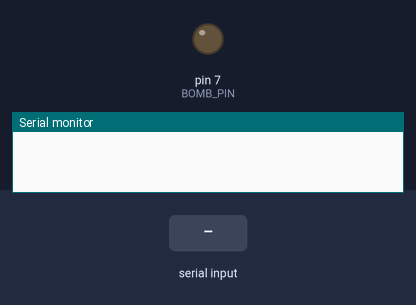
The sketch below on a simulated Arduino Uno, built with avr-gcc and run on an emulated ATmega328P. On the bench: output pins drawn as LEDs (lit = HIGH), the last lines printed to the serial monitor. Inputs (shaded band) come from the test bench.

Above: at 1.2 s.
1.3 s: "t" received over Serial
At 1.9 s:
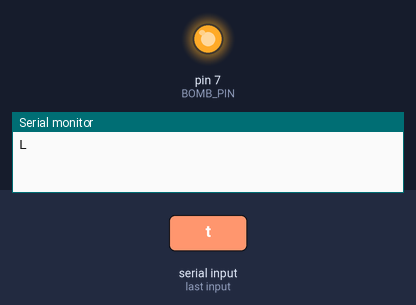
4.4 s: "o" received over Serial
At 5.5 s:
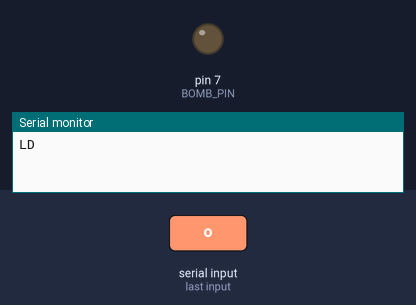
Timing chart, 0 to 7.4 s (numbered marks = the images above; inputs shaded):
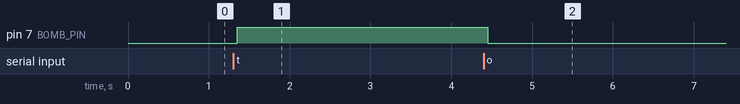

The sketch:

arduino_BD.ino
```cpp
/* Variables, includes and defines from sketch */
unsigned long lastTime = 0;
unsigned long delayMeasure = 2000;
unsigned long timeNow = 0;
char option;
int   humSoil, lum;
float tempAir, humAir;

#include "DHT.h"


#define DHTTYPE DHT11 // DHT 11
#define BOMB_PIN    7   // --> turnON/turnOff bomb;
#define DHT11_PIN   A0  // --> umidade e temperatura do ar
#define LDR_PIN     A3  // --> sensor de luminosidade
#define LM35_PIN    A4  // --> sensor de umidade do solo

/* Arduino Code to communicate and read sensores with Java */
DHT dht(DHT11_PIN, DHTTYPE);

void setup() {
  Serial.begin(9600);

  pinMode(BOMB_PIN,OUTPUT);

  pinMode(DHT11_PIN,INPUT);
  pinMode(LDR_PIN,INPUT);
  pinMode(LM35_PIN,INPUT);

  dht.begin();
}

void loop() {

if(Serial.available()){
      option = Serial.read();
      switch(option){

        case 'r': // send data from arduino to serial (write)
        delay(50);
        measures();
        humSoil = 1024 - humSoil;
        lum = 1024 - lum;
        Serial.println(String(humAir)+";"+String(tempAir)+";"+String(humSoil)+";"+String(lum));
        Serial.flush();
          break;

        case 't': // turn on bomb for a determined time (write)
          delay(50);
          digitalWrite(BOMB_PIN,HIGH);
          Serial.print('L');
          break;

        case 'o': // turn off bomb (write)
          delay(50);
          digitalWrite(BOMB_PIN,LOW);
          Serial.print('D');
          break;

        default:
          break;
      }
  }

//  measures();
}

void measures(){

//  timeNow = millis();
//  if(timeNow - lastTime >= 3000){
//    lum = analogRead(LDR_PIN);       //--> maior é mais claro
//    humSoil = analogRead(LM35_PIN);  //--> menor é mais úmido (conduz mais)
//    humAir = dht.readHumidity();
//    tempAir = dht.readTemperature();
//    lastTime = timeNow;
//  }
    lum = analogRead(LDR_PIN);       //--> maior é mais claro
    delay(20);
    humSoil = analogRead(LM35_PIN);  //--> menor é mais úmido (conduz mais)
    delay(20);
    humAir = dht.readHumidity();
    tempAir = dht.readTemperature();
}
```

Measured:
- after the input at 1.3 s, pin 7 (BOMB_PIN): LOW → HIGH after 0.05 s
- after the input at 4.4 s, pin 7 (BOMB_PIN): HIGH → LOW after 0.05 s
